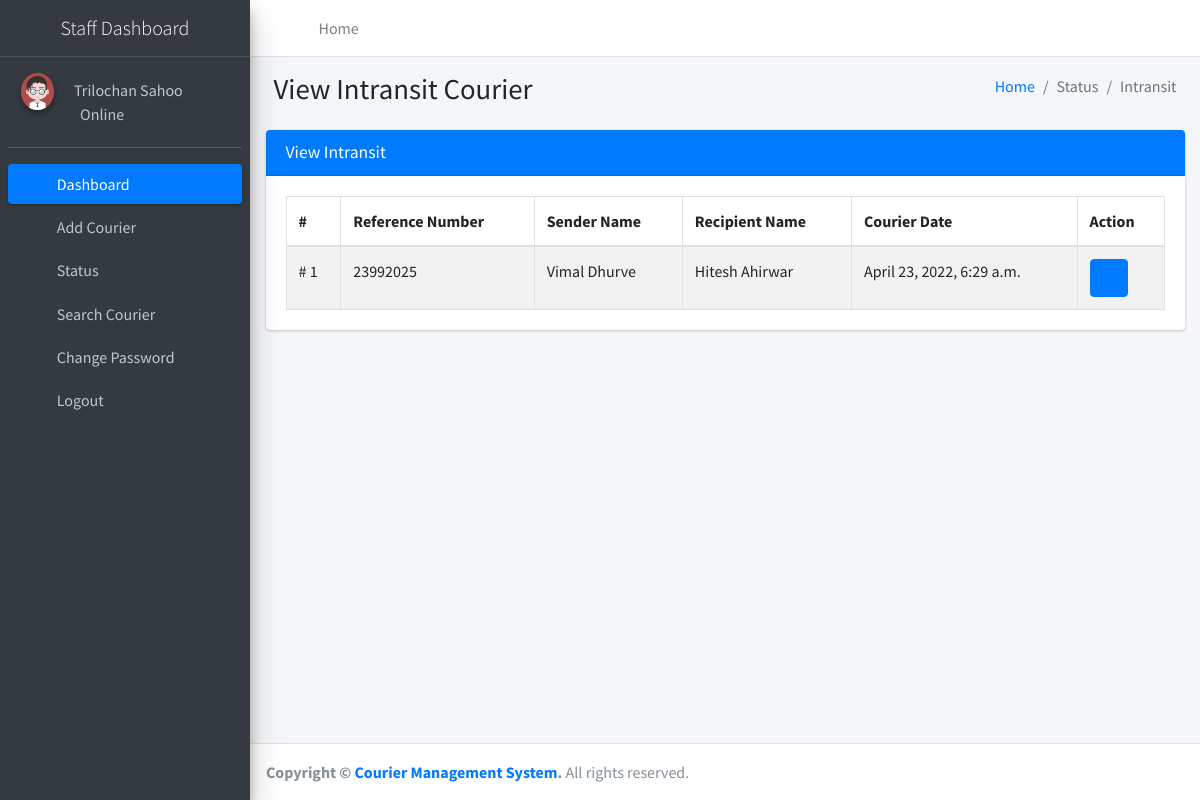
/staffintransit (signed in), run on the app's committed database.
### courier/models.py (models this page shows, shortened)
class Courier(models.Model):
    RefNumber = models.CharField(max_length=100, null=True)
    SenderBranch = models.ForeignKey(Branch, on_delete=models.CASCADE, null=True)
    SenderName = models.CharField(max_length=250, null=True)
    SenderContactnumber = models.CharField(max_length=12, null=True)
    SenderAddress = models.CharField(max_length=250, null=True)
    SenderCity = models.CharField(max_length=150, null=True)
    SenderState = models.CharField(max_length=150, null=True)
    SenderPincode = models.CharField(max_length=6, null=True)
    SenderCountry = models.CharField(max_length=250, null=True)
    RecipientName = models.CharField(max_length=250, null=True)
    RecipientContactnumber = models.CharField(max_length=12, null=True)
    RecipientAddress = models.CharField(max_length=250, null=True)
    RecipientCity = models.CharField(max_length=150, null=True)
    RecipientState = models.CharField(max_length=150, null=True)
    RecipientPincode = models.CharField(max_length=6, null=True)
    RecipientCountry = models.CharField(max_length=150, null=True)
    CourierDes = models.CharField(max_length=250, null=True)
    ParcelWeight = models.CharField(max_length=150, null=True)
    ParcelDimensionlen = models.CharField(max_length=150, null=True)
    ParcelDimensionwidth = models.CharField(max_length=150, null=True)
    ParcelDimensionheight = models.CharField(max_length=150, null=True)
    ParcelPrice = models.CharField(max_length=150, null=True)
    Status = models.CharField(max_length=100, null=True)
    CourierDate = models.DateTimeField(auto_now_add=True)

### courier/views.py (the view)
# urls.py: path('staffintransit', staffintransit, name='staffintransit'),
def staffintransit(request):
    if not request.user.is_authenticated:
        return redirect('staff_login')
    user = User.objects.get(id=request.user.id)
    staff = Staff.objects.get(user=user)
    courier = Courier.objects.filter(Status='Intransit')
    return render(request, 'staff/staffintransit.html', locals())

### courier/templates/staff/staffintransit.html
{% extends 'staffNavbar.html' %}
{% block main %}
{% load static %}
<section class="content">
    <div class="content-header">
        <div class="container-fluid">
            <div class="row mb-2">
                <div class="col-sm-6">
                    <h1 class="m-0">View Intransit Courier</h1>
                </div>
                <div class="col-sm-6">
                    <ol class="breadcrumb float-sm-right">
                        <li class="breadcrumb-item"><a href="{% url 'staffdashboard' %}">Home</a></li>
                        <li class="breadcrumb-item active">Status</li>
                        <li class="breadcrumb-item active">Intransit</li>
                    </ol>
                </div>
            </div>
        </div>
    </div>
    <div class="container-fluid">
        <div class="row">
            <div class="col-md-12">
                <div class="card card-primary">
                    <div class="card-header">
                        <h3 class="card-title">View Intransit</h3>
                    </div>
                    <div class="card-body">
                        <table id="example1" class="table table-bordered table-striped">
                            <thead>
                            <tr>
                                <th>#</th>
                                <th>Reference Number</th>
                                <th>Sender Name</th>
                                <th>Recipient Name</th>
                                <th>Courier Date</th>
                                <th>Action</th>
                            </tr>
                            </thead>
                            <tbody>
                            {% for i in courier %}
                            <tr>
                                <td># {{forloop.counter}}</td>
                                <td>{{i.RefNumber}}</td>
                                <td>{{i.SenderName}}</td>
                                <td>{{i.RecipientName}}</td>
                                <td>{{i.CourierDate}}</td>
                                <td>
                                    <div class="btn-group">
                                        <a class="btn btn-primary" href="{% url 'staffviewCourierDetails' i.id %}"><i class="fa fa-eye"></i></a>
                                    </div>
                                </td>
                            </tr>
                            {% endfor %}
                            </tbody>
                        </table>
                    </div>
                </div>
            </div>
        </div>
    </div>
</section>
{% endblock %}

### courier/templates/staffNavbar.html (shortened to what this page needs)
{% load static %}
<!DOCTYPE html>
<html lang="en">
<head>
<link rel="stylesheet"
	href="{% static 'plugins/fontawesome-free/css/all.min.css' %}">
<link rel="stylesheet"
	href="https://code.ionicframework.com/ionicons/2.0.1/css/ionicons.min.css">
<link rel="stylesheet"
	href="{% static 'plugins/tempusdominus-bootstrap-4/css/tempusdominus-bootstrap-4.min.css' %}">
<link rel="stylesheet"
	href="{% static 'plugins/icheck-bootstrap/icheck-bootstrap.min.css' %}">
<link rel="stylesheet" href="{% static 'plugins/jqvmap/jqvmap.min.css' %}">
<link rel="stylesheet" href="{% static 'dist/css/adminlte.min.css' %}">
<link rel="stylesheet"
	href="{% static 'plugins/overlayScrollbars/css/OverlayScrollbars.min.css' %}">
<link rel="stylesheet"
	href="{% static 'plugins/daterangepicker/daterangepicker.css' %}">
<link rel="stylesheet"
	href="{% static 'plugins/summernote/summernote-bs4.min.css' %}">
</head>
<body class="hold-transition sidebar-mini layout-fixed">
	<div class="wrapper">
		<nav
			class="main-header navbar navbar-expand navbar-white navbar-light">
			<ul class="navbar-nav">
				<li class="nav-item"><a class="nav-link" data-widget="pushmenu"
					href="#" role="button"><i class="fas fa-bars"></i></a></li>
				<li class="nav-item d-none d-sm-inline-block"><a
					href="{% url 'staffdashboard' %}" class="nav-link">Home</a></li>
			</ul>
			<ul class="navbar-nav ml-auto">
				<li class="nav-item"><a class="nav-link"
					data-widget="fullscreen" href="#" role="button"> <i
						class="fas fa-expand-arrows-alt"></i>
				</a></li>
				<li class="nav-item"><a class="nav-link"
					data-widget="control-sidebar" data-controlsidebar-slide="true"
					href="#" role="button"> <i class="fas fa-th-large"></i>
				</a></li>
			</ul>
		</nav>
		<aside class="main-sidebar sidebar-dark-primary elevation-4">
			<a href="#" class="brand-link">
				<center><span class="brand-text font-weight-light">Staff Dashboard</span></center>
			</a>
			<div class="sidebar">
				<div class="user-panel mt-3 pb-3 mb-3 d-flex">
					<div class="image">
						<img src="{% static 'dist/img/user2-160x160.jpg' %}"
							class="img-circle elevation-2" alt="User Image">
					</div>
					<div class="info">
						<a href="{% url 'profile' %}">&nbsp;&nbsp; {{request.user.first_name}}</a>
						<br>
						<a href="#"><i class="fa fa-circle text-success"></i> Online</a>
					</div>
				</div>
				<nav class="mt-2">
					<ul class="nav nav-pills nav-sidebar flex-column"
						data-widget="treeview" role="menu" data-accordion="false">
						<li class="nav-item"><a href="{% url 'staffdashboard' %}"
							class="nav-link active"> <i
								class="nav-icon fas fa-tachometer-alt"></i>
								<p>Dashboard</p>
						</a></li>
						<li class="nav-item"><a href="{% url 'addCourier' %}"
							class="nav-link"> <i class="nav-icon fas fa-plus"></i>
								<p>Add Courier</p>
						</a></li>
						<li class="nav-item"><a href="#" class="nav-link"> <i
								class="nav-icon fas fa-tree"></i>
								<p>
									Status <i class="fas fa-angle-left right"></i>
								</p>
						</a>
						</li>
						<li class="nav-item"><a href="{% url 'searchCourier' %}"
							class="nav-link"> <i class="nav-icon fas fa-search"></i>
								<p>Search Courier</p>
						</a></li>
						<li class="nav-item"><a href="{% url 'staffchangePassword' %}"
							class="nav-link"> <i class="nav-icon fas fa-cogs"></i>
								<p>Change Password</p>
						</a></li>
						<li class="nav-item"><a href="/logout" class="nav-link">
								<i class="nav-icon fas fa-power-off"></i>
								<p>Logout</p>
						</a></li>
					</ul>
				</nav>
			</div>
		</aside>
		<div class="content-wrapper">
			{% block main %}
			{% endblock %}
		</div>
		<footer class="main-footer">
			<strong>Copyright &copy; <a href="#">Courier Management System</a>.
			</strong> All rights reserved.
		</footer>
	</div>
</body>
</html>

### data on the page
Courier: RefNumber "23992025", SenderName "Vimal Dhurve", RecipientName "Hitesh Ahirwar", CourierDate "April 23, 2022, 6:29 a.m."

### other printed values
{{ request.user.first_name }} "Trilochan Sahoo"
